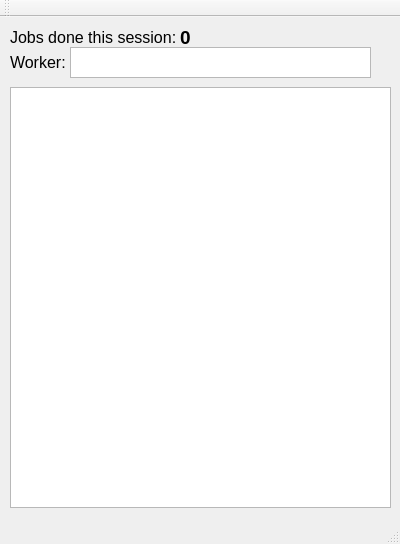
<?xml version="1.0" encoding="UTF-8"?>
<ui version="4.0">
 <class>MainWindow</class>
 <widget class="QMainWindow" name="MainWindow">
  <property name="geometry">
   <rect>
    <x>0</x>
    <y>0</y>
    <width>400</width>
    <height>544</height>
   </rect>
  </property>
  <property name="minimumSize">
   <size>
    <width>400</width>
    <height>544</height>
   </size>
  </property>
  <property name="maximumSize">
   <size>
    <width>400</width>
    <height>544</height>
   </size>
  </property>
  <property name="windowTitle">
   <string>Remote Exec Client</string>
  </property>
  <widget class="QWidget" name="centralWidget">
   <widget class="QLabel" name="label">
    <property name="geometry">
     <rect>
      <x>10</x>
      <y>10</y>
      <width>171</width>
      <height>21</height>
     </rect>
    </property>
    <property name="font">
     <font>
      <pointsize>12</pointsize>
     </font>
    </property>
    <property name="text">
     <string>Jobs done this session:</string>
    </property>
   </widget>
   <widget class="QLabel" name="tasksDoneCounter">
    <property name="geometry">
     <rect>
      <x>180</x>
      <y>10</y>
      <width>81</width>
      <height>21</height>
     </rect>
    </property>
    <property name="font">
     <font>
      <pointsize>14</pointsize>
      <weight>75</weight>
      <bold>true</bold>
     </font>
    </property>
    <property name="text">
     <string>0</string>
    </property>
   </widget>
   <widget class="QTextBrowser" name="executionLog">
    <property name="geometry">
     <rect>
      <x>10</x>
      <y>70</y>
      <width>381</width>
      <height>421</height>
     </rect>
    </property>
    <property name="html">
     <string>&lt;!DOCTYPE HTML PUBLIC &quot;-//W3C//DTD HTML 4.0//EN&quot; &quot;http://www.w3.org/TR/REC-html40/strict.dtd&quot;&gt;
&lt;html&gt;&lt;head&gt;&lt;meta name=&quot;qrichtext&quot; content=&quot;1&quot; /&gt;&lt;style type=&quot;text/css&quot;&gt;
p, li { white-space: pre-wrap; }
&lt;/style&gt;&lt;/head&gt;&lt;body style=&quot; font-family:'MS Shell Dlg 2'; font-size:8.25pt; font-weight:400; font-style:normal;&quot;&gt;
&lt;p style=&quot;-qt-paragraph-type:empty; margin-top:0px; margin-bottom:0px; margin-left:0px; margin-right:0px; -qt-block-indent:0; text-indent:0px; font-size:8pt;&quot;&gt;&lt;br /&gt;&lt;/p&gt;&lt;/body&gt;&lt;/html&gt;</string>
    </property>
    <property name="acceptRichText">
     <bool>false</bool>
    </property>
   </widget>
   <widget class="QLabel" name="label_2">
    <property name="geometry">
     <rect>
      <x>10</x>
      <y>30</y>
      <width>61</width>
      <height>31</height>
     </rect>
    </property>
    <property name="font">
     <font>
      <pointsize>12</pointsize>
     </font>
    </property>
    <property name="text">
     <string>Worker:</string>
    </property>
   </widget>
   <widget class="QTextBrowser" name="workerIdDisplay">
    <property name="geometry">
     <rect>
      <x>70</x>
      <y>30</y>
      <width>301</width>
      <height>31</height>
     </rect>
    </property>
    <property name="font">
     <font>
      <pointsize>10</pointsize>
     </font>
    </property>
    <property name="html">
     <string>&lt;!DOCTYPE HTML PUBLIC &quot;-//W3C//DTD HTML 4.0//EN&quot; &quot;http://www.w3.org/TR/REC-html40/strict.dtd&quot;&gt;
&lt;html&gt;&lt;head&gt;&lt;meta name=&quot;qrichtext&quot; content=&quot;1&quot; /&gt;&lt;style type=&quot;text/css&quot;&gt;
p, li { white-space: pre-wrap; }
&lt;/style&gt;&lt;/head&gt;&lt;body style=&quot; font-family:'MS Shell Dlg 2'; font-size:10pt; font-weight:400; font-style:normal;&quot;&gt;
&lt;p style=&quot;-qt-paragraph-type:empty; margin-top:0px; margin-bottom:0px; margin-left:0px; margin-right:0px; -qt-block-indent:0; text-indent:0px; font-size:12pt;&quot;&gt;&lt;br /&gt;&lt;/p&gt;&lt;/body&gt;&lt;/html&gt;</string>
    </property>
    <property name="acceptRichText">
     <bool>false</bool>
    </property>
   </widget>
  </widget>
  <widget class="QMenuBar" name="menuBar">
   <property name="geometry">
    <rect>
     <x>0</x>
     <y>0</y>
     <width>400</width>
     <height>21</height>
    </rect>
   </property>
  </widget>
  <widget class="QToolBar" name="mainToolBar">
   <attribute name="toolBarArea">
    <enum>TopToolBarArea</enum>
   </attribute>
   <attribute name="toolBarBreak">
    <bool>false</bool>
   </attribute>
  </widget>
  <widget class="QStatusBar" name="statusBar"/>
 </widget>
 <layoutdefault spacing="6" margin="11"/>
 <resources/>
 <connections/>
</ui>
